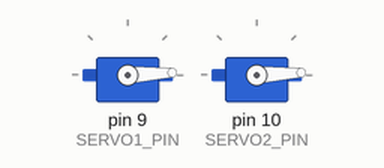
Recording of a sketch running on a simulated Arduino Uno, built with avr-gcc and run on an emulated ATmega328P. Shown: 2 × servo.

Above: at 0.05 s.
At 0.8 s:
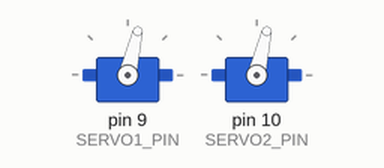
At 1.6 s:
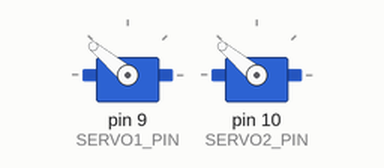
At 3.15 s:
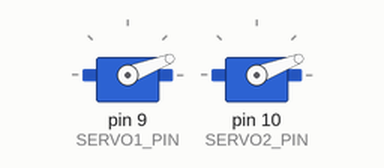
Timing chart, 0 to 5.7 s (numbered marks = the images above):
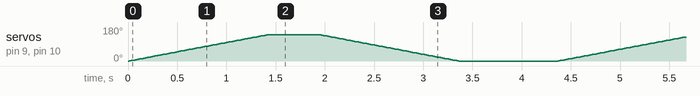

The sketch:

arduino_trigger.ino
```cpp
#include <Servo.h>

Servo servo1;  // Create servo object for servo 1
Servo servo2;  // Create servo object for servo 2

#define SERVO1_PIN 9  // Pin connected to servo 1
#define SERVO2_PIN 10 // Pin connected to servo 2

int pos = 0; // Variable to store servo position

void setup() {
  servo1.attach(SERVO1_PIN); // Attach servo 1 to pin 9
  servo2.attach(SERVO2_PIN); // Attach servo 2 to pin 10
}

void loop() {
  // Sweep servos from 0 to 180 degrees
  for (pos = 0; pos <= 140; pos++) {
    servo1.write(pos); // Set position for servo 1
    servo2.write(pos); // Set position for servo 2
    delay(10);         // Wait for servos to reach position
  }
  delay(500);

  // Sweep servos back from 180 to 0 degrees
  for (pos = 140; pos >= 0; pos--) {
    servo1.write(pos); // Set position for servo 1
    servo2.write(pos); // Set position for servo 2
    delay(10);         // Wait for servos to reach position
  }
  delay(1000);
}
```
